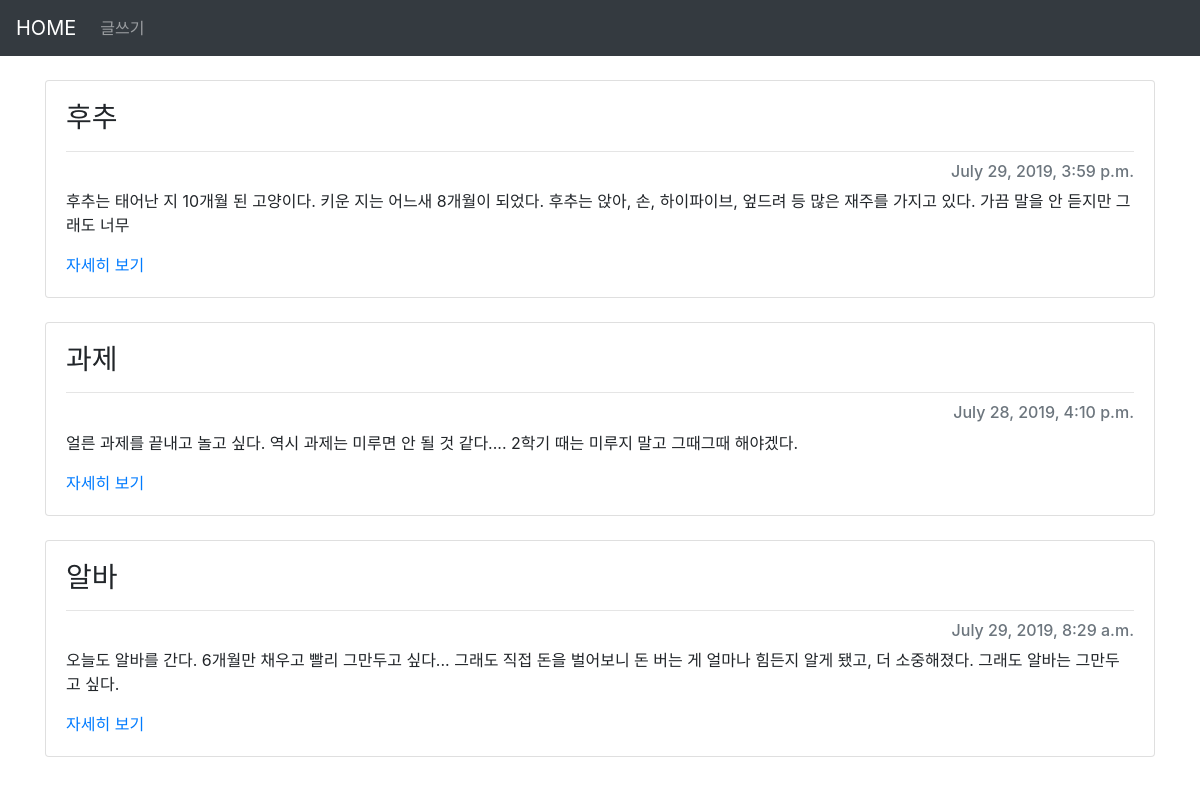
The page / on the database its author committed.
### blogapp/models.py (models this page shows, shortened)
class Blog(models.Model):
    title = models.CharField(max_length=200)
    pub_date = models.DateTimeField('date published')
    body = models.TextField()
    def summary(self):
        return self.body[:100]

### blogapp/views.py (the view)
# urls.py: path('', blogapp.views.home, name="home"),
def home(request):
    blogs = Blog.objects
    return render(request, 'home.html', {'blogs':blogs})

### blogapp/templates/home.html (shortened to what this page needs)
<head>
    <link rel="stylesheet" href="https://stackpath.bootstrapcdn.com/bootstrap/4.3.1/css/bootstrap.min.css">
</head>
<body>
    <nav class="navbar navbar-expand-lg navbar-dark bg-dark">
        <a class="navbar-brand" href="{% url 'home' %}">HOME</a>
        <div class="collapse navbar-collapse" id="navbarSupportedContent">
        <ul class="navbar-nav mr-auto">
            <li class="nav-item">
                <a class="nav-link" href="{% url 'new' %}">글쓰기</a>
            </li>
        </ul>
    </div>
    </nav>
<br>
{% for blog in blogs.all %}
<div class="container">
    <div class="card">
    <div class="card-body">
    <h3 class="card-title" style="font-family: '궁서체'">{{blog.title}}</h3>
    <hr class="one">
    <div style="text-align:right">
    <h6 class="card-subtitle mb-2 text-muted">{{blog.pub_date}}</h6>
    </div>
    <p class="card-text">{{blog.summary}}</p>
    <a href="{%url 'detail' blog.id%}" class="card-link">자세히 보기</a>
    </div>
</div><br>
    </div>
{%endfor%}
</body>

### rows shown on the page
Blog: title "후추", pub_date "July 29, 2019, 3:59 p.m.", summary "후추는 태어난 지 10개월 된 고양이다. 키운 지는 어느새 8개월이 되었다. 후추는 앉아, 손, 하이파이브, 엎드려 등 많은 재주를 가지고 있다. 가끔 말을 안 듣지만 그래도 너무"
Blog: title "과제", pub_date "July 28, 2019, 4:10 p.m.", summary "얼른 과제를 끝내고 놀고 싶다. 역시 과제는 미루면 안 될 것 같다.... 2학기 때는 미루지 말고 그때그때 해야겠다."
Blog: title "알바", pub_date "July 29, 2019, 8:29 a.m.", summary "오늘도 알바를 간다. 6개월만 채우고 빨리 그만두고 싶다... 그래도 직접 돈을 벌어보니 돈 버는 게 얼마나 힘든지 알게 됐고, 더 소중해졌다. 그래도 알바는 그만두고 싶다."
